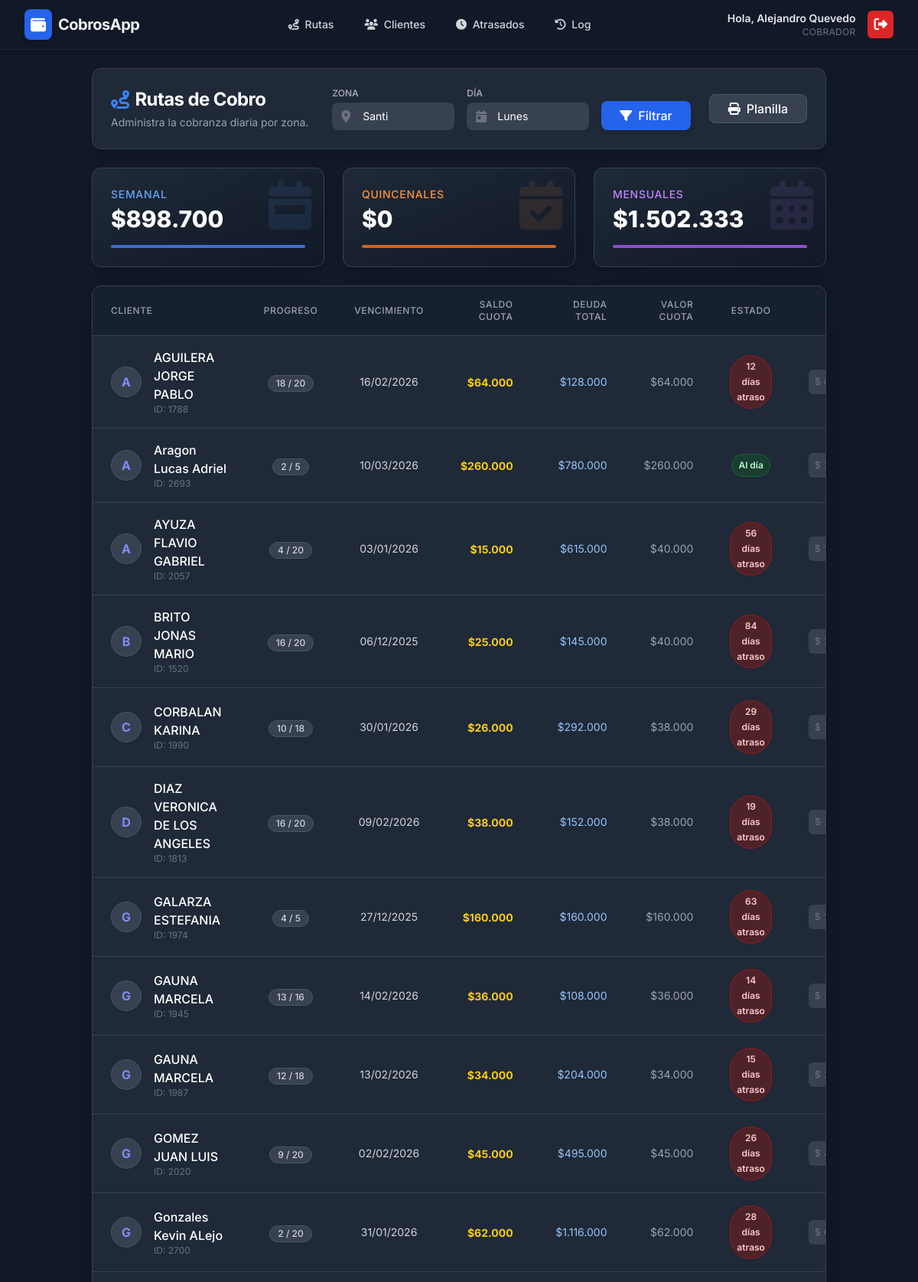
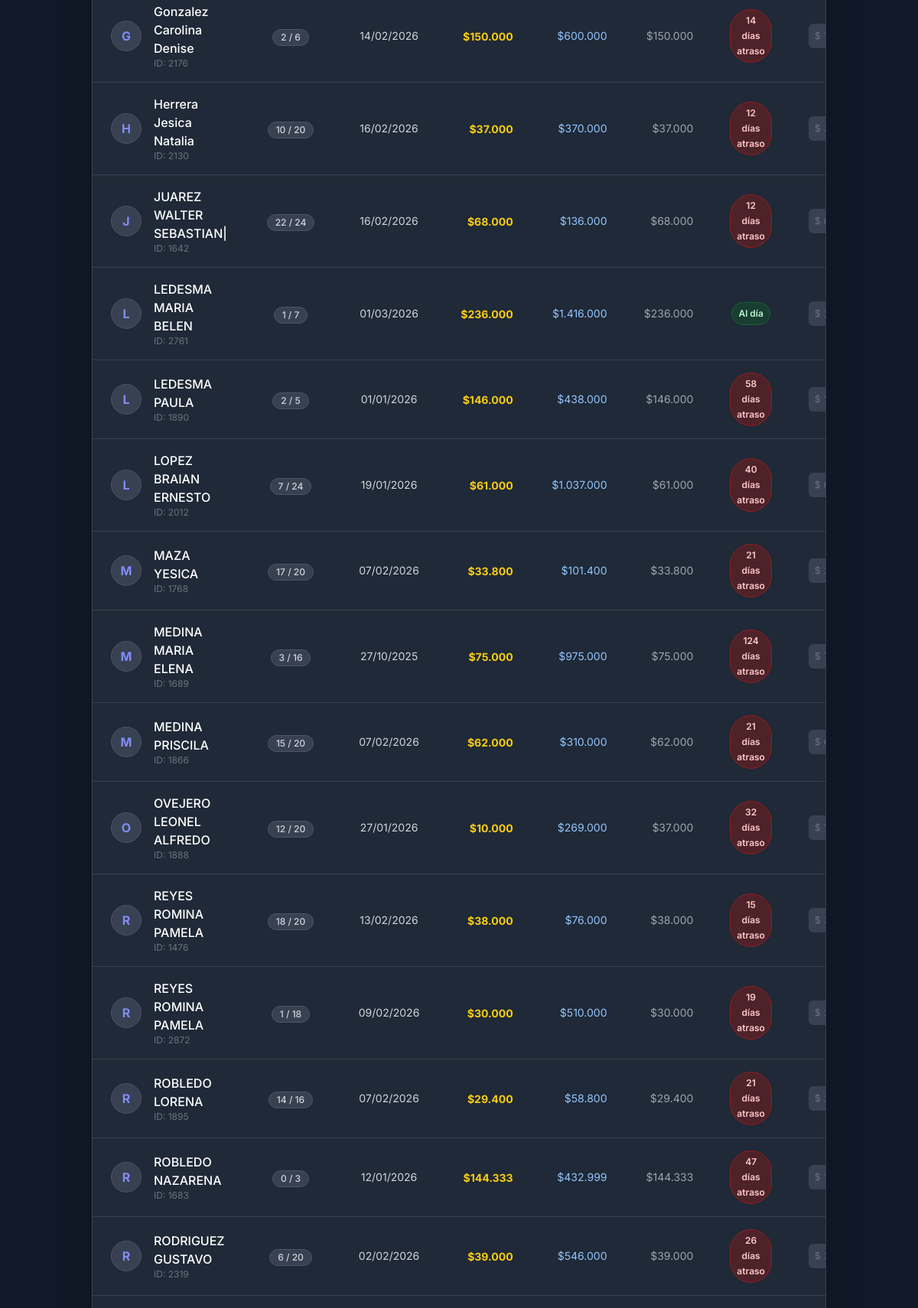
/bk/index.php (signed in, upper part), run on the app's committed database (2 pictures, top to bottom).
### tables this page shows
CREATE TABLE `creditos` (
  `id` int NOT NULL,
  `cliente_id` int NOT NULL,
  `zona` int NOT NULL,
  `dia_pago` varchar(20) DEFAULT NULL,
  `dia_vencimiento` tinyint DEFAULT NULL COMMENT 'Día del mes para vencimientos quincenales/mensuales',
  `frecuencia` enum('Semanal','Quincenal','Mensual') NOT NULL DEFAULT 'Semanal',
  `monto_total` decimal(10,2) NOT NULL,
  `total_cuotas` int NOT NULL,
  `cuotas_pagadas` int NOT NULL DEFAULT '0',
  `monto_cuota` decimal(10,2) NOT NULL,
  `saldo_cuota_actual` decimal(10,2) NOT NULL DEFAULT '0.00',
  `ultimo_pago` date DEFAULT NULL,
  `estado` enum('Activo','Pagado') NOT NULL DEFAULT 'Activo'
);

CREATE TABLE `clientes` (
  `id` int NOT NULL,
  `nombre` varchar(255) NOT NULL,
  `telefono` varchar(50) DEFAULT NULL,
  `direccion` text
);

### bk/config.php (called while the page is built, shortened)
<?php
$NOMBRES_ZONAS = [
    1 => 'Santi',
    2 => 'Juan Pablo',
    3 => 'Enzo',
    4 => 'Tafi del V',
    5 => 'Famailla',
    6 => 'Sgo'
];
$DIAS_SEMANA = ['Lunes', 'Martes', 'Miércoles', 'Jueves', 'Viernes', 'Sábado'];
function tienePermisoZona($zona_id) {
    return true;
}
function getFiltroZonasSQL($columna_zona = 'zona') {
    return "";
}
function formatCurrency($value) {
    return '$' . number_format($value, 0, ',', '.');
}
?>

### bk/views/rutas.php (the view, shortened to what this page needs)
<?php
$zona_seleccionada = $_GET['zona'] ?? 1;
$dia_seleccionado = $_GET['dia'] ?? 'Lunes';
try {
    $sql = "SELECT
                c.id AS cliente_id,
                c.nombre,
                cr.id AS credito_id,
                cr.monto_cuota,
                cr.total_cuotas,
                cr.cuotas_pagadas,
                cr.frecuencia,
                MIN(cc.fecha_vencimiento) as proximo_vencimiento,
                SUM(cc.monto_cuota - cc.monto_pagado) as saldo_total_pendiente,
                (
                    SELECT (cc2.monto_cuota - cc2.monto_pagado)
                    FROM cronograma_cuotas cc2
                    WHERE cc2.credito_id = cr.id AND cc2.estado != 'Pagado'
                    ORDER BY cc2.fecha_vencimiento ASC, cc2.numero_cuota ASC
                    LIMIT 1
                ) as saldo_cuota_pendiente
            FROM creditos cr
            JOIN clientes c ON cr.cliente_id = c.id
            JOIN cronograma_cuotas cc ON cr.id = cc.credito_id
            WHERE cr.zona = ?
              AND cr.estado = 'Activo'
              AND cc.estado != 'Pagado'";
    $sql .= getFiltroZonasSQL('cr.zona');
    $params = [$zona_seleccionada];
        $sql .= " AND ( (cr.frecuencia = 'Semanal' AND cr.dia_pago = ?) OR (cr.frecuencia IN ('Quincenal', 'Mensual')) )";
        $params[] = $dia_seleccionado;
    $sql .= " GROUP BY cr.id ORDER BY c.nombre ASC";
    $stmt = $pdo->prepare($sql);
    $stmt->execute($params);
    $clientes_filtrados = $stmt->fetchAll(PDO::FETCH_ASSOC);
} catch (PDOException $e) {
    echo "<div class='bg-red-500 text-white p-4 rounded'>Error BD: " . $e->getMessage() . "</div>";
    $clientes_filtrados = [];
}
$total_semanal = 0;
$total_quincenal = 0;
$total_mensual = 0;
foreach ($clientes_filtrados as $c) {
    $monto = $c['saldo_cuota_pendiente'] ?? $c['monto_cuota'];
    $freq = strtolower($c['frecuencia']);
    if ($freq === 'semanal') {
        $total_semanal += $monto;
    } elseif ($freq === 'quincenal') {
        $total_quincenal += $monto;
    } elseif ($freq === 'mensual') {
        $total_mensual += $monto;
    }
}
?>
<div class="max-w-7xl mx-auto space-y-6">
    <div class="bg-gray-800 p-6 rounded-xl shadow-lg border border-gray-700 flex flex-col lg:flex-row justify-between items-center gap-6 no-print">
        <div class="flex-1 w-full lg:w-auto">
            <h2 class="text-2xl font-bold text-white tracking-tight flex items-center gap-2">
                <i class="fas fa-route text-blue-500"></i> Rutas de Cobro
            </h2>
            <p class="text-gray-400 text-sm mt-1">Administra la cobranza diaria por zona.</p>
        </div>
        <form method="GET" action="index.php" class="flex flex-col sm:flex-row items-end gap-4 w-full lg:w-auto">
            <div class="w-full sm:w-40">
                <label for="zona" class="block text-xs font-semibold text-gray-400 mb-1 uppercase">Zona</label>
                <div class="relative">
                    <div class="absolute inset-y-0 left-0 pl-3 flex items-center pointer-events-none">
                    </div>
                    <select id="zona" name="zona" onchange="this.form.submit()" class="block w-full pl-10 pr-10 py-2 bg-gray-700 border-gray-600 text-white text-sm rounded-lg focus:ring-blue-500 focus:border-blue-500 appearance-none">
                        <?php foreach($NOMBRES_ZONAS as $num => $nombre): ?>
                            <?php
                            if(tienePermisoZona($num)):
                            ?>
                                <option value="<?= $num ?>" <?= $zona_seleccionada == $num ? 'selected' : '' ?>><?= htmlspecialchars($nombre) ?></option>
                            <?php endif; ?>
                        <?php endforeach; ?>
                    </select>
                </div>
            </div>
            <div class="w-full sm:w-40">
                <label for="dia" class="block text-xs font-semibold text-gray-400 mb-1 uppercase">Día</label>
                <div class="relative">
                    <div class="absolute inset-y-0 left-0 pl-3 flex items-center pointer-events-none">
                    </div>
                    <select id="dia" name="dia" class="block w-full pl-10 pr-10 py-2 bg-gray-700 border-gray-600 text-white text-sm rounded-lg focus:ring-blue-500 focus:border-blue-500 appearance-none">
                        <?php foreach ($DIAS_SEMANA as $d): ?>
                            <option value="<?= $d ?>" <?= $dia_seleccionado == $d ? 'selected' : '' ?>><?= $d ?></option>
                        <?php endforeach; ?>
                    </select>
                </div>
            </div>
            <button type="submit" class="w-full sm:w-auto bg-blue-600 hover:bg-blue-700 text-white font-medium py-2 px-6 rounded-lg shadow-md transition-all flex items-center justify-center gap-2 h-[38px]">
                <i class="fas fa-filter"></i> Filtrar
            </button>
        </form>
        <?php
            $print_link = "views/imprimir_planilla.php?zona=" . $zona_seleccionada . "&dia=" . urlencode($dia_seleccionado);
        ?>
        <a href="<?= $print_link ?>" target="_blank" class="w-full lg:w-auto bg-gray-700 hover:bg-gray-600 text-white font-medium py-2 px-6 rounded-lg border border-gray-600 transition-colors flex items-center justify-center gap-2 shadow-sm h-[38px]">
            <i class="fas fa-print"></i> Planilla
        </a>
    </div>
    <div class="grid grid-cols-1 md:grid-cols-3 gap-6 no-print">
        <div class="bg-gradient-to-br from-gray-800 to-gray-900 p-6 rounded-xl border border-gray-700 shadow-lg relative overflow-hidden group">
            <div class="absolute top-0 right-0 p-4 opacity-10 group-hover:opacity-20 transition-opacity">
                <i class="fas fa-calendar-week fa-4x text-blue-400"></i>
            </div>
            <p class="text-sm font-medium text-blue-400 uppercase tracking-wider mb-1">Semanal</p>
            <h3 class="text-3xl font-extrabold text-white"><?= formatCurrency($total_semanal) ?></h3>
            <div class="mt-4 h-1 w-full bg-gray-700 rounded-full overflow-hidden">
                <div class="h-full bg-blue-500 w-full opacity-75"></div>
            </div>
        </div>
        <div class="bg-gradient-to-br from-gray-800 to-gray-900 p-6 rounded-xl border border-gray-700 shadow-lg relative overflow-hidden group">
            <div class="absolute top-0 right-0 p-4 opacity-10 group-hover:opacity-20 transition-opacity">
                <i class="fas fa-calendar-check fa-4x text-orange-400"></i>
            </div>
            <p class="text-sm font-medium text-orange-400 uppercase tracking-wider mb-1">Quincenales</p>
            <h3 class="text-3xl font-extrabold text-white"><?= formatCurrency($total_quincenal) ?></h3>
            <div class="mt-4 h-1 w-full bg-gray-700 rounded-full overflow-hidden">
                <div class="h-full bg-orange-500 w-full opacity-75"></div>
            </div>
        </div>
        <div class="bg-gradient-to-br from-gray-800 to-gray-900 p-6 rounded-xl border border-gray-700 shadow-lg relative overflow-hidden group">
            <div class="absolute top-0 right-0 p-4 opacity-10 group-hover:opacity-20 transition-opacity">
                <i class="fas fa-calendar-alt fa-4x text-purple-400"></i>
            </div>
            <p class="text-sm font-medium text-purple-400 uppercase tracking-wider mb-1">Mensuales</p>
            <h3 class="text-3xl font-extrabold text-white"><?= formatCurrency($total_mensual) ?></h3>
             <div class="mt-4 h-1 w-full bg-gray-700 rounded-full overflow-hidden">
                <div class="h-full bg-purple-500 w-full opacity-75"></div>
            </div>
        </div>
    </div>
    <div class="bg-gray-800 rounded-xl shadow-2xl border border-gray-700 overflow-hidden">
        <div class="overflow-x-auto">
            <table class="w-full text-left border-collapse">
                <thead>
                    <tr class="bg-gray-900/50 text-gray-400 text-xs uppercase tracking-wider border-b border-gray-700">
                        <th class="px-6 py-4 font-medium">Cliente</th>
                        <th class="px-6 py-4 font-medium text-center">Progreso</th>
                        <th class="px-6 py-4 font-medium text-center">Vencimiento</th>
                        <th class="px-6 py-4 font-medium text-right">Saldo Cuota</th>
                        <th class="px-6 py-4 font-medium text-right">Deuda Total</th>
                        <th class="px-6 py-4 font-medium text-right">Valor Cuota</th>
                        <th class="px-6 py-4 font-medium text-center">Estado</th>
                        <th class="px-6 py-4 font-medium text-center no-print">Acción Rápida</th>
                    </tr>
                </thead>
                <tbody class="divide-y divide-gray-700 text-gray-300">
                    <?php if (empty($clientes_filtrados)): ?>
                        <tr>
                            <td colspan="8" class="px-6 py-16 text-center text-gray-500">
                                <div class="flex flex-col items-center justify-center">
                                    <div class="bg-gray-700/50 p-4 rounded-full mb-3">
                                        <i class="fas fa-clipboard-check text-green-500 text-3xl"></i>
                                    </div>
                                    <p class="text-lg font-medium text-gray-300">Ruta Completada</p>
                                    <p class="text-sm">No hay cobros pendientes para los filtros seleccionados.</p>
                                </div>
                            </td>
                        </tr>
                    <?php else: ?>
                        <?php foreach ($clientes_filtrados as $cliente):
                            $dias_atraso = 0;
                            $es_atrasado = false;
                            if ($cliente['proximo_vencimiento']) {
                                $venc = new DateTime($cliente['proximo_vencimiento']);
                                $hoy = new DateTime();
                                if ($hoy > $venc) {
                                    $es_atrasado = true;
                                    $dias_atraso = $hoy->diff($venc)->days;
                                }
                            }
                        ?>
                        <tr class="hover:bg-gray-700/50 transition-colors group">
                            <td class="px-6 py-4">
                                <div class="flex items-center">
                                    <div class="flex-shrink-0 h-10 w-10 rounded-full bg-gray-700 flex items-center justify-center text-indigo-400 font-bold border border-gray-600 shadow-sm">
                                        <?= strtoupper(substr($cliente['nombre'], 0, 1)) ?>
                                    </div>
                                    <div class="ml-4">
                                        <div class="text-white font-medium group-hover:text-blue-400 transition-colors">
                                            <?= htmlspecialchars($cliente['nombre']) ?>
                                        </div>
                                        <div class="text-xs text-gray-500">ID: <?= $cliente['credito_id'] ?></div>
                                    </div>
                                </div>
                            </td>
                            <td class="px-6 py-4 text-center">
                                <div class="inline-flex items-center justify-center px-2.5 py-0.5 rounded-full bg-gray-700 text-xs font-medium text-gray-300 border border-gray-600">
                                    <?= $cliente['cuotas_pagadas'] ?> / <?= $cliente['total_cuotas'] ?>
                                </div>
                            </td>
                            <td class="px-6 py-4 text-center text-sm">
                                <?= $cliente['proximo_vencimiento'] ? (new DateTime($cliente['proximo_vencimiento']))->format('d/m/Y') : '<span class="text-gray-600">-</span>' ?>
                            </td>
                            <td class="px-6 py-4 text-right">
                                <span class="text-yellow-400 font-bold text-sm">
                                    <?= formatCurrency($cliente['saldo_cuota_pendiente'] ?? 0) ?>
                                </span>
                            </td>
                            <td class="px-6 py-4 text-right text-sm text-blue-300">
                                <?= formatCurrency($cliente['saldo_total_pendiente'] ?? 0) ?>
                            </td>
                            <td class="px-6 py-4 text-right text-sm text-gray-400">
                                <?= formatCurrency($cliente['monto_cuota']) ?>
                            </td>
                            <td class="px-6 py-4 text-center">
                                <?php if ($es_atrasado): ?>
                                    <span class="px-2 py-1 inline-flex text-xs leading-5 font-semibold rounded-full bg-red-900/50 text-red-200 border border-red-800">
                                        <?= $dias_atraso ?> días atraso
                                    </span>
                                <?php else: ?>
                                    <span class="px-2 py-1 inline-flex text-xs leading-5 font-semibold rounded-full bg-green-900/50 text-green-200 border border-green-800">
                                        Al día
                                    </span>
                                <?php endif; ?>
                            </td>
                            <td class="px-6 py-4 text-center no-print">
                                <form action="index.php?page=rutas&zona=<?= $zona_seleccionada ?>&dia=<?= urlencode($dia_seleccionado) ?>" method="POST" class="flex items-center justify-center gap-2">
                                    <div class="relative">
                                        <div class="absolute inset-y-0 left-0 pl-2 flex items-center pointer-events-none">
                                            <span class="text-gray-500 text-xs">$</span>
                                        </div>
                                        <input type="number" step="0.01" name="monto_cobrado"
                                               class="block w-24 pl-5 pr-2 py-1.5 bg-gray-700 border-gray-600 text-white rounded-md text-sm placeholder-gray-500 focus:ring-blue-500 focus:border-blue-500 transition-all"
                                               placeholder="<?= number_format($cliente['saldo_cuota_pendiente'] ?? 0, 2, '.', '') ?>"
                                               autocomplete="off">
                                    </div>
                                </form>
                            </td>
                        </tr>
                        <?php endforeach; ?>
                    <?php endif; ?>
                </tbody>
            </table>
        </div>
    </div>
</div>

### bk/partials/header.php (style rules this page uses)
body { font-family: 'Inter', sans-serif; background-color: #111827; color: #f3f4f6; }

### data on the page
creditos: cliente.nombre "A", cliente.nombre "AGUILERA JORGE PABLO", id "1788", cuotas_pagadas "18", total_cuotas "20", format "16/02/2026", saldo_cuota_pendiente "$64.000", saldo_total_pendiente "$128.000", monto_cuota "$64.000", dias_atraso "12"
creditos: cliente.nombre "A", cliente.nombre "Aragon Lucas Adriel", id "2693", cuotas_pagadas "2", total_cuotas "5", format "10/03/2026", saldo_cuota_pendiente "$260.000", saldo_total_pendiente "$780.000", monto_cuota "$260.000", shows "Al día"
creditos: cliente.nombre "A", cliente.nombre "AYUZA FLAVIO GABRIEL", id "2057", cuotas_pagadas "4", total_cuotas "20", format "03/01/2026", saldo_cuota_pendiente "$15.000", saldo_total_pendiente "$615.000", monto_cuota "$40.000", dias_atraso "56"
creditos: cliente.nombre "B", cliente.nombre "BRITO JONAS MARIO", id "1520", cuotas_pagadas "16", total_cuotas "20", format "06/12/2025", saldo_cuota_pendiente "$25.000", saldo_total_pendiente "$145.000", monto_cuota "$40.000", dias_atraso "84"
creditos: cliente.nombre "C", cliente.nombre "CORBALAN KARINA", id "1990", cuotas_pagadas "10", total_cuotas "18", format "30/01/2026", saldo_cuota_pendiente "$26.000", saldo_total_pendiente "$292.000", monto_cuota "$38.000", dias_atraso "29"
creditos: cliente.nombre "D", cliente.nombre "DIAZ VERONICA DE LOS ANGELES", id "1813", cuotas_pagadas "16", total_cuotas "20", format "09/02/2026", saldo_cuota_pendiente "$38.000", saldo_total_pendiente "$152.000", monto_cuota "$38.000", dias_atraso "19"
creditos: cliente.nombre "G", cliente.nombre "GALARZA ESTEFANIA", id "1974", cuotas_pagadas "4", total_cuotas "5", format "27/12/2025", saldo_cuota_pendiente "$160.000", saldo_total_pendiente "$160.000", monto_cuota "$160.000", dias_atraso "63"
creditos: cliente.nombre "G", cliente.nombre "GAUNA MARCELA", id "1945", cuotas_pagadas "13", total_cuotas "16", format "14/02/2026", saldo_cuota_pendiente "$36.000", saldo_total_pendiente "$108.000", monto_cuota "$36.000", dias_atraso "14"
creditos: cliente.nombre "G", cliente.nombre "GAUNA MARCELA", id "1987", cuotas_pagadas "12", total_cuotas "18", format "13/02/2026", saldo_cuota_pendiente "$34.000", saldo_total_pendiente "$204.000", monto_cuota "$34.000", dias_atraso "15"
creditos: cliente.nombre "G", cliente.nombre "GOMEZ JUAN LUIS", id "2020", cuotas_pagadas "9", total_cuotas "20", format "02/02/2026", saldo_cuota_pendiente "$45.000", saldo_total_pendiente "$495.000", monto_cuota "$45.000", dias_atraso "26"
creditos: cliente.nombre "G", cliente.nombre "Gonzales Kevin ALejo", id "2700", cuotas_pagadas "2", total_cuotas "20", format "31/01/2026", saldo_cuota_pendiente "$62.000", saldo_total_pendiente "$1.116.000", monto_cuota "$62.000", dias_atraso "28"
creditos: cliente.nombre "G", cliente.nombre "Gonzalez Carolina Denise", id "2176", cuotas_pagadas "2", total_cuotas "6", format "14/02/2026", saldo_cuota_pendiente "$150.000", saldo_total_pendiente "$600.000", monto_cuota "$150.000", dias_atraso "14"
creditos: cliente.nombre "H", cliente.nombre "Herrera Jesica Natalia", id "2130", cuotas_pagadas "10", total_cuotas "20", format "16/02/2026", saldo_cuota_pendiente "$37.000", saldo_total_pendiente "$370.000", monto_cuota "$37.000", dias_atraso "12"
creditos: cliente.nombre "J", cliente.nombre "JUAREZ WALTER SEBASTIAN|", id "1642", cuotas_pagadas "22", total_cuotas "24", format "16/02/2026", saldo_cuota_pendiente "$68.000", saldo_total_pendiente "$136.000", monto_cuota "$68.000", dias_atraso "12"
creditos: cliente.nombre "L", cliente.nombre "LEDESMA MARIA BELEN", id "2761", cuotas_pagadas "1", total_cuotas "7", format "01/03/2026", saldo_cuota_pendiente "$236.000", saldo_total_pendiente "$1.416.000", monto_cuota "$236.000", shows "Al día"
creditos: cliente.nombre "L", cliente.nombre "LEDESMA PAULA", id "1890", cuotas_pagadas "2", total_cuotas "5", format "01/01/2026", saldo_cuota_pendiente "$146.000", saldo_total_pendiente "$438.000", monto_cuota "$146.000", dias_atraso "58"
creditos: cliente.nombre "L", cliente.nombre "LOPEZ BRAIAN ERNESTO", id "2012", cuotas_pagadas "7", total_cuotas "24", format "19/01/2026", saldo_cuota_pendiente "$61.000", saldo_total_pendiente "$1.037.000", monto_cuota "$61.000", dias_atraso "40"
creditos: cliente.nombre "M", cliente.nombre "MAZA YESICA", id "1768", cuotas_pagadas "17", total_cuotas "20", format "07/02/2026", saldo_cuota_pendiente "$33.800", saldo_total_pendiente "$101.400", monto_cuota "$33.800", dias_atraso "21"
creditos: cliente.nombre "M", cliente.nombre "MEDINA MARIA ELENA", id "1689", cuotas_pagadas "3", total_cuotas "16", format "27/10/2025", saldo_cuota_pendiente "$75.000", saldo_total_pendiente "$975.000", monto_cuota "$75.000", dias_atraso "124"
creditos: cliente.nombre "M", cliente.nombre "MEDINA PRISCILA", id "1866", cuotas_pagadas "15", total_cuotas "20", format "07/02/2026", saldo_cuota_pendiente "$62.000", saldo_total_pendiente "$310.000", monto_cuota "$62.000", dias_atraso "21"
creditos: cliente.nombre "O", cliente.nombre "OVEJERO LEONEL ALFREDO", id "1888", cuotas_pagadas "12", total_cuotas "20", format "27/01/2026", saldo_cuota_pendiente "$10.000", saldo_total_pendiente "$269.000", monto_cuota "$37.000", dias_atraso "32"
creditos: cliente.nombre "R", cliente.nombre "REYES ROMINA PAMELA", id "1476", cuotas_pagadas "18", total_cuotas "20", format "13/02/2026", saldo_cuota_pendiente "$38.000", saldo_total_pendiente "$76.000", monto_cuota "$38.000", dias_atraso "15"
creditos: cliente.nombre "R", cliente.nombre "REYES ROMINA PAMELA", id "2872", cuotas_pagadas "1", total_cuotas "18", format "09/02/2026", saldo_cuota_pendiente "$30.000", saldo_total_pendiente "$510.000", monto_cuota "$30.000", dias_atraso "19"
creditos: cliente.nombre "R", cliente.nombre "ROBLEDO LORENA", id "1895", cuotas_pagadas "14", total_cuotas "16", format "07/02/2026", saldo_cuota_pendiente "$29.400", saldo_total_pendiente "$58.800", monto_cuota "$29.400", dias_atraso "21"
creditos: cliente.nombre "R", cliente.nombre "ROBLEDO NAZARENA", id "1683", cuotas_pagadas "0", total_cuotas "3", format "12/01/2026", saldo_cuota_pendiente "$144.333", saldo_total_pendiente "$432.999", monto_cuota "$144.333", dias_atraso "47"
creditos: cliente.nombre "R", cliente.nombre "RODRIGUEZ GUSTAVO", id "2319", cuotas_pagadas "6", total_cuotas "20", format "02/02/2026", saldo_cuota_pendiente "$39.000", saldo_total_pendiente "$546.000", monto_cuota "$39.000", dias_atraso "26"

### other printed values
$nombre_usuario "Alejandro Quevedo"
$rol_usuario "COBRADOR"
formatCurrency($total_semanal) "$898.700"
formatCurrency($total_quincenal) "$0"
formatCurrency($total_mensual) "$1.502.333"
form field zona "Santi"
form field dia "Lunes"
